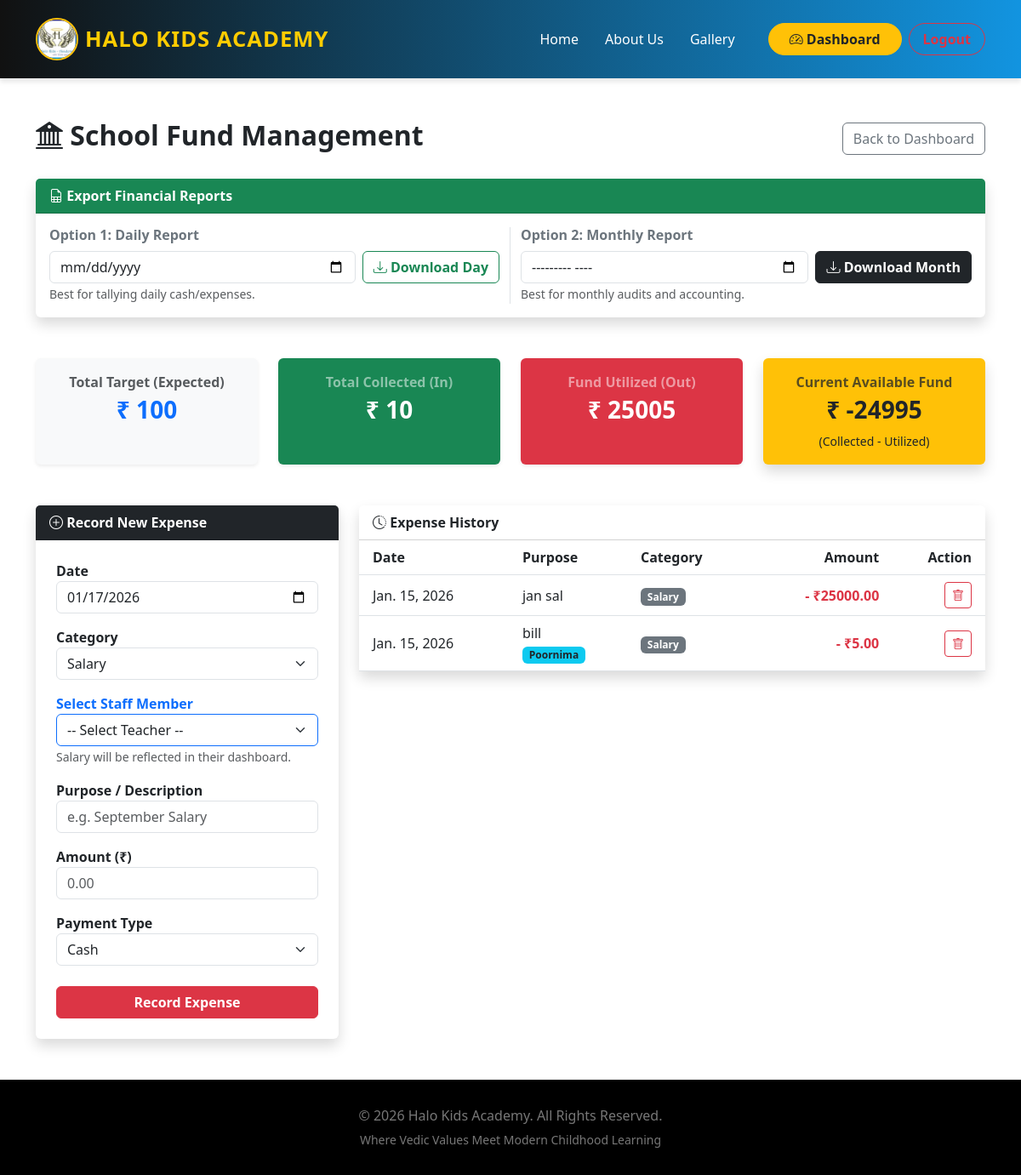
Screenshot of /funds/ (signed in) with the database file from the repository.
### school/models.py (models this page shows, shortened)
class Expense(models.Model):
    CATEGORY_CHOICES = [
        ('Salary', 'Salary'),
        ('Rent', 'Rent'),
        ('Stationery', 'Stationery'),
        ('Garments', 'Garments'),
        ('Trip', 'Trip/Events'),
        ('School Day', 'School Day'),
        ('Maintenance', 'Maintenance'),
        ('Other', 'Other'),
    ]
    date = models.DateField(default=timezone.now)
    purpose = models.CharField(max_length=200) # Description
    category = models.CharField(max_length=50, choices=CATEGORY_CHOICES)
    amount = models.DecimalField(max_digits=10, decimal_places=2)
    payment_type = models.CharField(max_length=50, choices=[('Cash', 'Cash'), ('UPI', 'UPI'), ('Bank Transfer', 'Bank Transfer')])
    added_by = models.ForeignKey(User, on_delete=models.SET_NULL, null=True)
    staff = models.ForeignKey(Staff, on_delete=models.SET_NULL, null=True, blank=True)

class Staff(models.Model):
    full_name = models.CharField(max_length=100)
    gender = models.CharField(max_length=10, choices=[('Male', 'Male'), ('Female', 'Female')])
    phone_number = models.CharField(max_length=15)
    aadhar_number = models.CharField(max_length=20, null=True, blank=True)
    recruitment_date = models.DateField()
    address = models.TextField()
    dob = models.DateField(null=True, blank=True)
    designation = models.CharField(max_length=100, default="Teacher")
    username = models.CharField(max_length=100, null=True, blank=True) # Usually Phone Number

### school/views.py (the view, shortened to what this page needs)
# urls.py: path('funds/', views.manage_funds, name='manage_funds'),
@login_required
def manage_funds(request):
    staff_members = Staff.objects.all()
    total_target = StudentFee.objects.aggregate(sum=Sum('total_amount'))['sum'] or 0
    total_collected = FeeTransaction.objects.aggregate(sum=Sum('amount_paid'))['sum'] or 0
    total_utilized = Expense.objects.aggregate(sum=Sum('amount'))['sum'] or 0
    current_available = total_collected - total_utilized
    recent_expenses = Expense.objects.all().order_by('-date')
    context = {
        'total_target': total_target,
        'total_collected': total_collected,
        'total_utilized': total_utilized,
        'current_available': current_available,
        'recent_expenses': recent_expenses,
        'today_date': timezone.now().date(),
        'staff_members': staff_members
    }
    return render(request, 'manage_funds.html', context)

### templates/manage_funds.html (shortened to what this page needs)
{% extends 'base.html' %}
{% block content %}
<div class="container py-5">
    <div class="d-flex justify-content-between align-items-center mb-4">
        <h2 class="fw-bold text-dark"><i class="bi bi-bank2"></i> School Fund Management</h2>
        <a href="{% url 'super_dashboard' %}" class="btn btn-outline-secondary">Back to Dashboard</a>
    </div>
    <div class="card shadow border-0 mb-5">
        <div class="card-header bg-success text-white fw-bold">
            <i class="bi bi-file-earmark-spreadsheet"></i> Export Financial Reports
        </div>
        <div class="card-body">
            <div class="row g-4">
                <div class="col-md-6 border-end">
                    <h6 class="fw-bold text-secondary">Option 1: Daily Report</h6>
                    <form action="{% url 'download_funds_csv' %}" method="GET" class="d-flex gap-2">
                        <input type="date" name="date" class="form-control" required>
                        <button type="submit" class="btn btn-outline-success fw-bold text-nowrap">
                            <i class="bi bi-download"></i> Download Day
                        </button>
                    </form>
                    <small class="text-muted">Best for tallying daily cash/expenses.</small>
                </div>
                <div class="col-md-6">
                    <h6 class="fw-bold text-secondary">Option 2: Monthly Report</h6>
                    <form action="{% url 'download_funds_csv' %}" method="GET" class="d-flex gap-2">
                        <input type="month" name="month" class="form-control" required>
                        <button type="submit" class="btn btn-dark fw-bold text-nowrap">
                            <i class="bi bi-download"></i> Download Month
                        </button>
                    </form>
                    <small class="text-muted">Best for monthly audits and accounting.</small>
                </div>
            </div>
        </div>
    </div>
    <div class="row g-4 mb-5">
        <div class="col-md-3">
            <div class="card shadow-sm border-0 h-100 bg-light">
                <div class="card-body text-center">
                    <p class="text-muted fw-bold mb-1">Total Target (Expected)</p>
                    <h3 class="fw-bold text-primary">₹ {{ total_target }}</h3>
                </div>
            </div>
        </div>
        <div class="col-md-3">
            <div class="card shadow-sm border-0 h-100 bg-success text-white">
                <div class="card-body text-center">
                    <p class="text-white-50 fw-bold mb-1">Total Collected (In)</p>
                    <h3 class="fw-bold">₹ {{ total_collected }}</h3>
                </div>
            </div>
        </div>
        <div class="col-md-3">
            <div class="card shadow-sm border-0 h-100 bg-danger text-white">
                <div class="card-body text-center">
                    <p class="text-white-50 fw-bold mb-1">Fund Utilized (Out)</p>
                    <h3 class="fw-bold">₹ {{ total_utilized }}</h3>
                </div>
            </div>
        </div>
        <div class="col-md-3">
            <div class="card shadow border-0 h-100 bg-warning text-dark">
                <div class="card-body text-center">
                    <p class="text-dark fw-bold mb-1 opacity-75">Current Available Fund</p>
                    <h3 class="fw-bold">₹ {{ current_available }}</h3>
                    <small>(Collected - Utilized)</small>
                </div>
            </div>
        </div>
    </div>
    <div class="row">
        <div class="col-md-4">
            <div class="card shadow border-0">
                <div class="card-header bg-dark text-white fw-bold">
                    <i class="bi bi-plus-circle"></i> Record New Expense
                </div>
                <div class="card-body p-4">
                    <form method="POST">
                        <div class="mb-3">
                            <label class="fw-bold">Date</label>
                            <input type="date" name="date" class="form-control" value="{{ today_date|date:'Y-m-d' }}" required>
                        </div>
                        <div class="mb-3">
                            <label class="fw-bold">Category</label>
                            <select name="category" id="categorySelect" class="form-select" onchange="toggleStaffDropdown()">
                                <option value="Salary">Salary</option>
                            </select>
                        </div>
                        <div class="mb-3" id="staffDropdown" style="display: block;">
                            <label class="fw-bold text-primary">Select Staff Member</label>
                            <select name="staff_id" class="form-select border-primary">
                                <option value="">-- Select Teacher --</option>
                            </select>
                            <small class="text-muted">Salary will be reflected in their dashboard.</small>
                        </div>
                        <div class="mb-3">
                            <label class="fw-bold">Purpose / Description</label>
                            <input type="text" name="purpose" class="form-control" placeholder="e.g. September Salary" required>
                        </div>
                        <div class="mb-3">
                            <label class="fw-bold">Amount (₹)</label>
                            <input type="number" step="0.01" name="amount" class="form-control" placeholder="0.00" required>
                        </div>
                        <div class="mb-4">
                            <label class="fw-bold">Payment Type</label>
                            <select name="payment_type" class="form-select">
                                <option value="Cash">Cash</option>
                            </select>
                        </div>
                        <button type="submit" class="btn btn-danger w-100 fw-bold">
                            Record Expense
                        </button>
                    </form>
                </div>
            </div>
        </div>
        <div class="col-md-8">
             <div class="card shadow border-0">
                <div class="card-header bg-white fw-bold d-flex justify-content-between">
                    <span><i class="bi bi-clock-history"></i> Expense History</span>
                </div>
                <div class="card-body p-0">
                    <table class="table table-hover mb-0 align-middle">
                        <thead class="bg-light">
                            <tr>
                                <th class="ps-3">Date</th>
                                <th>Purpose</th>
                                <th>Category</th>
                                <th class="text-end">Amount</th>
                                <th class="text-end pe-3">Action</th>
                            </tr>
                        </thead>
                        <tbody>
                            {% for expense in recent_expenses %}
                            <tr>
                                <td class="ps-3">{{ expense.date }}</td>
                                <td>
                                    {{ expense.purpose }}
                                    {% if expense.staff %}
                                        <br><span class="badge bg-info text-dark">{{ expense.staff.full_name }}</span>
                                    {% endif %}
                                </td>
                                <td><span class="badge bg-secondary">{{ expense.category }}</span></td>
                                <td class="text-end fw-bold text-danger">- ₹{{ expense.amount }}</td>
                                <td class="text-end pe-3">
                                    <a href="{% url 'delete_expense' expense.id %}" class="btn btn-sm btn-outline-danger" onclick="return confirm('Delete this expense?');">
                                        <i class="bi bi-trash"></i>
                                    </a>
                                </td>
                            </tr>
                            {% empty %}
                            <tr><td colspan="5" class="text-center py-4">No records.</td></tr>
                            {% endfor %}
                        </tbody>
                    </table>
                </div>
            </div>
        </div>
    </div>
</div>
{% endblock %}

### templates/base.html (style rules this page uses)
html, body { overflow-x: hidden; width: 100%; }

### rows the page displays
Expense: date "Jan. 15, 2026", purpose "jan sal", category "Salary", amount "25000.00"
Expense: date "Jan. 15, 2026", purpose "bill", staff.full_name "Poornima", category "Salary", amount "5.00"

### other values shown
{{ total_target }} "100"
{{ total_collected }} "10"
{{ total_utilized }} "25005"
{{ current_available }} "-24995"
